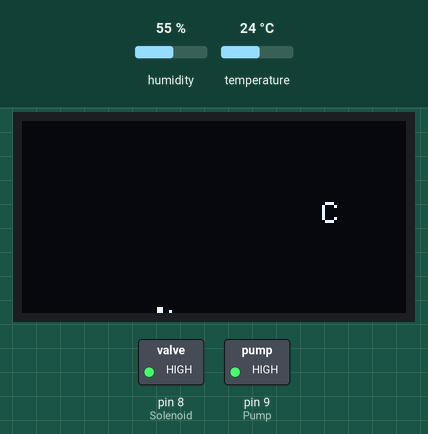
Bench run of a sketch on a simulated Arduino Uno, built with avr-gcc and run on an emulated ATmega328P. Shown: 128×64 one-colour display, switched loads named in the sketch (green lamp = pin HIGH). Inputs (shaded band) come from the test bench; at power-on: temperature 24 °C, humidity 55 %.

Above: at 2.7 s.
2.8 s: temperature set to 21 °C
5.6 s: temperature set to 18 °C
At 6.5 s:
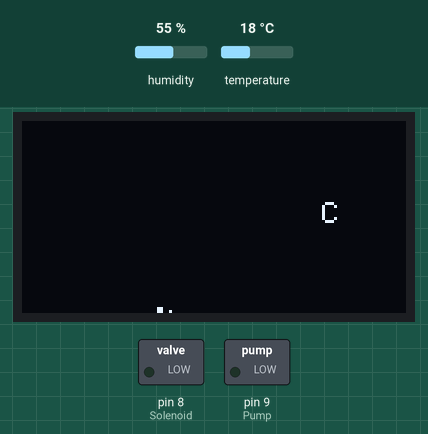
8.4 s: temperature set to 28 °C
At 10.6 s:
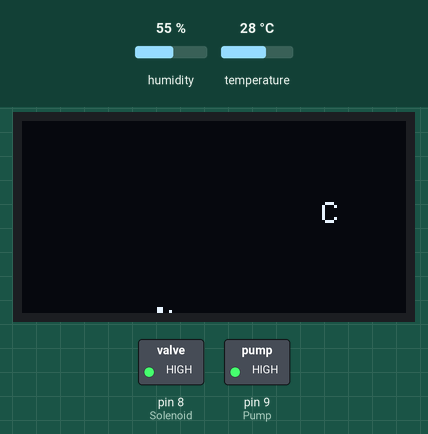
11.5 s: temperature set to 12 °C
At 13.3 s:
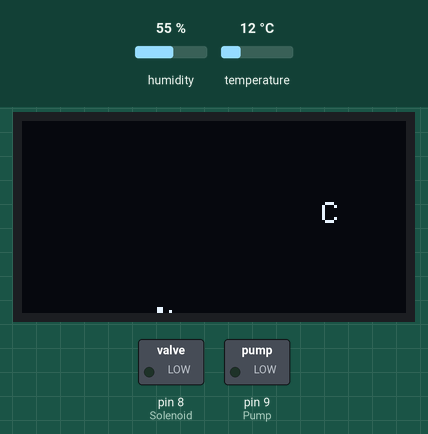
Timing chart, 0 to 14.8 s (numbered marks = the images above; inputs shaded):
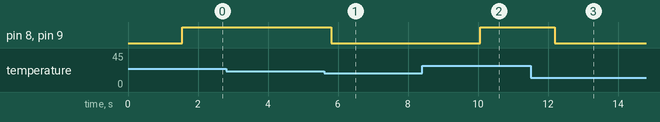

The sketch:

BioFuel.ino
```cpp
# include <DHT.h>
#include <SPI.h>
#include <Wire.h>
#include <Adafruit_GFX.h>
#include <Adafruit_SSD1306.h>
//#include <Fonts/FreeMonoBold18pt7b.h>


#define DHTPIN_ONE 7
#define DHTPIN_TWO 10
#define DHTPIN_THREE 11


#define DHTTYPE DHT11

#define Solenoid 8
#define Pump 9

#define SCREEN_WIDTH 128 // OLED display width, in pixels
#define SCREEN_HEIGHT 64 // OLED display height, in pixels

// Declaration for an SSD1306 display connected to I2C (SDA, SCL pins)
#define OLED_RESET     4 // Reset pin # (or -1 if sharing Arduino reset pin)
Adafruit_SSD1306 display(SCREEN_WIDTH, SCREEN_HEIGHT, &Wire, OLED_RESET);

DHT dht1 (DHTPIN_ONE, DHTTYPE);

void setup() {
  // put your setup code here, to run once:

  Serial.begin(9600);
  dht1.begin();
  pinMode (Solenoid, OUTPUT);
  pinMode(Pump, OUTPUT);


  //SCREEN
   // SSD1306_SWITCHCAPVCC = generate display voltage from 3.3V internally
  if (!display.begin(SSD1306_SWITCHCAPVCC, 0x3C)) { // Address 0x3D for 128x64
    Serial.println(F("SSD1306 allocation failed"));
    for (;;); // Don't proceed, loop forever
  }
  // Clear the buffer
  display.clearDisplay();
  printText();
  delay(1500);
//}

}

void loop() {
  // put your main code here, to run repeatedly:

 float Temp = dht1.readTemperature();
// float Temp_two = dht2.readTemperatur

 //Serial.println(Temp);
 if(Temp >= 20){
  digitalWrite(Solenoid, HIGH);
  digitalWrite(Pump, HIGH);

 }

// if (Temp = = 25){
 else if (Temp <= 25){
  digitalWrite(Solenoid, LOW);
  digitalWrite(Pump, LOW);
 }


  printText();
  display.display();
  delay(500);
  display.clearDisplay();

}

  void printText() {
  //display.setFont(&FreeMonoBold10pt7b);
  display.setTextColor(WHITE);        // Draw white text
  display.setCursor(45, 28);            // Start at top-left corner
  //display.print(Temp);
 // display.drawCircle(92, 8, 3, WHITE);
  display.setCursor(100, 27);
  display.print("C");
  display.setCursor(45, 62);
 // display.print(h);
  display.print("%");

  }


//}
```

Measured:
- the behaviour switches between 20 and 19 °C on temperature (found by bisection; images 0 and 1)
- after the input at 2.8 s, every drawn part: stays the same
- after the input at 5.6 s, pin 8 (Solenoid), pin 9 (Pump): HIGH → LOW after 0.21 s
- after the input at 8.4 s, pin 8 (Solenoid), pin 9 (Pump): LOW → HIGH after 1.7 s
- after the input at 11.5 s, pin 8 (Solenoid), pin 9 (Pump): HIGH → LOW after 0.70 s
